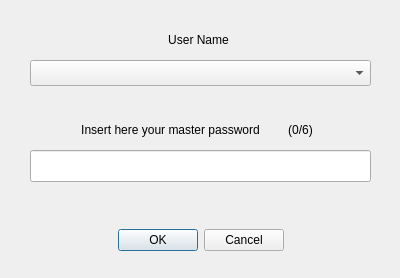
<?xml version="1.0" encoding="UTF-8"?>
<ui version="4.0">
 <class>DialogJoin</class>
 <widget class="QDialog" name="DialogJoin">
  <property name="geometry">
   <rect>
    <x>0</x>
    <y>0</y>
    <width>400</width>
    <height>278</height>
   </rect>
  </property>
  <property name="windowTitle">
   <string>Stronghold Login</string>
  </property>
  <property name="windowIcon">
   <iconset resource="../res/res.qrc">
    <normaloff>:/xs/shield.png</normaloff>:/xs/shield.png</iconset>
  </property>
  <widget class="QDialogButtonBox" name="buttonBox">
   <property name="geometry">
    <rect>
     <x>0</x>
     <y>210</y>
     <width>401</width>
     <height>61</height>
    </rect>
   </property>
   <property name="orientation">
    <enum>Qt::Horizontal</enum>
   </property>
   <property name="standardButtons">
    <set>QDialogButtonBox::Cancel|QDialogButtonBox::Ok</set>
   </property>
   <property name="centerButtons">
    <bool>true</bool>
   </property>
  </widget>
  <widget class="QLineEdit" name="linePassword">
   <property name="geometry">
    <rect>
     <x>30</x>
     <y>150</y>
     <width>341</width>
     <height>32</height>
    </rect>
   </property>
   <property name="echoMode">
    <enum>QLineEdit::Password</enum>
   </property>
   <property name="clearButtonEnabled">
    <bool>true</bool>
   </property>
  </widget>
  <widget class="QLabel" name="label_pw">
   <property name="geometry">
    <rect>
     <x>60</x>
     <y>120</y>
     <width>221</width>
     <height>20</height>
    </rect>
   </property>
   <property name="text">
    <string>Insert here your master password</string>
   </property>
   <property name="alignment">
    <set>Qt::AlignCenter</set>
   </property>
  </widget>
  <widget class="QLabel" name="label_hit">
   <property name="geometry">
    <rect>
     <x>280</x>
     <y>120</y>
     <width>41</width>
     <height>20</height>
    </rect>
   </property>
   <property name="text">
    <string>(0/6)</string>
   </property>
   <property name="alignment">
    <set>Qt::AlignCenter</set>
   </property>
  </widget>
  <widget class="QComboBox" name="comboBox">
   <property name="geometry">
    <rect>
     <x>30</x>
     <y>60</y>
     <width>341</width>
     <height>26</height>
    </rect>
   </property>
  </widget>
  <widget class="QLabel" name="label_user">
   <property name="geometry">
    <rect>
     <x>118</x>
     <y>30</y>
     <width>161</width>
     <height>20</height>
    </rect>
   </property>
   <property name="text">
    <string>User Name</string>
   </property>
   <property name="alignment">
    <set>Qt::AlignCenter</set>
   </property>
  </widget>
 </widget>
 <resources>
  <include location="../res/res.qrc"/>
 </resources>
 <connections>
  <connection>
   <sender>buttonBox</sender>
   <signal>accepted()</signal>
   <receiver>DialogJoin</receiver>
   <slot>accept()</slot>
   <hints>
    <hint type="sourcelabel">
     <x>248</x>
     <y>254</y>
    </hint>
    <hint type="destinationlabel">
     <x>157</x>
     <y>274</y>
    </hint>
   </hints>
  </connection>
  <connection>
   <sender>buttonBox</sender>
   <signal>rejected()</signal>
   <receiver>DialogJoin</receiver>
   <slot>reject()</slot>
   <hints>
    <hint type="sourcelabel">
     <x>316</x>
     <y>260</y>
    </hint>
    <hint type="destinationlabel">
     <x>286</x>
     <y>274</y>
    </hint>
   </hints>
  </connection>
 </connections>
</ui>
